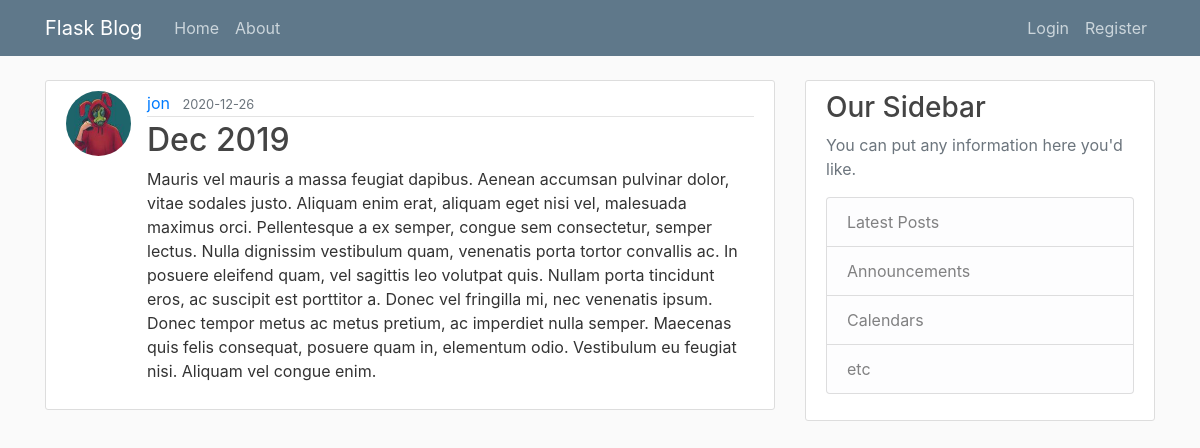
/post/29, run on an earlier commit of the app's database.
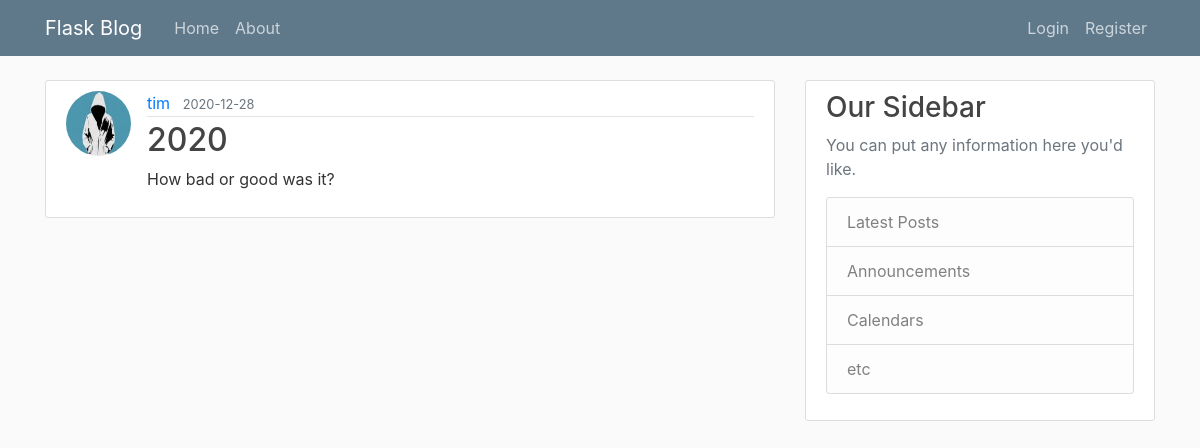
And on a later commit of the database.
### flaskblog/models.py (models this page shows, shortened)
class User(db.Model, UserMixin):
    id = db.Column(db.Integer, primary_key=True)
    username = db.Column(db.String(20), unique=True, nullable=False)
    email = db.Column(db.String(120), unique=True, nullable=False)
    image_file = db.Column(db.String(20), nullable=False, default='default.jpg')
    password = db.Column(db.String(60), nullable=False)
    posts = db.relationship('Post', backref='author', lazy=True)

class Post(db.Model):
    id = db.Column(db.Integer, primary_key=True)
    title = db.Column(db.String(100), nullable=False)
    date_posted = db.Column(db.DateTime, nullable=False, default=datetime.utcnow)
    content = db.Column(db.Text, nullable=False)
    user_id = db.Column(db.Integer, db.ForeignKey('user.id'), nullable=False)

### flaskblog/posts/routes.py (the view)
@posts.route('/post/<int:post_id>')
def post(post_id):
    post = Post.query.get_or_404(post_id)
    return render_template('post.html', title=post.title, post=post)

### flaskblog/templates/post.html (shortened to what this page needs)
{% extends "layout.html" %}
{% block content %}
    <article class="media content-section">
        <img class="rounded-circle article-img" src="{{ url_for('static', filename='profile_pics/' + post.author.image_file) }}">
        <div class="media-body">
            <div class="article-metadata">
                <a class="mr-2" href="{{ url_for('users.user_post', username=post.author.username) }}">{{ post.author.username }}</a>
                <small class="text-muted">{{ post.date_posted.strftime('%Y-%m-%d') }}</small>
            </div>
            <h2 class="article-title">{{ post.title }}</h2>
            <p class="article-content">{{ post.content }}</p>
        </div>
    </article>
{% endblock content %}

What changed in the data, as far as the page shows it:
no longer on this page (row unchanged): User: image_file (picture), author.username "jon"
now on this page (row unchanged): User: image_file (picture), author.username "tim"
changed Post: date_posted "2020-12-26" → "2020-12-28"; title "Dec 2019" → "2020"; content "Mauris vel mauris a massa feugiat dapibus. Aenean accumsan pulvinar dolor, vitae sodales justo. Aliquam enim erat, aliquam eget nisi vel, malesuada maximus orci. Pellentesque a ex semper, congue sem consectetur, semper lectus. Nulla dignissim vestibulum quam, venenatis porta tortor convallis ac. In posuere eleifend quam, vel sagittis leo volutpat quis. Nullam porta tincidunt eros, ac suscipit est porttitor a. Donec vel fringilla mi, nec venenatis ipsum. Donec tempor metus ac metus pretium, ac imperdiet nulla semper. Maecenas quis felis consequat, posuere quam in, elementum odio. Vestibulum eu feugiat nisi. Aliquam vel congue enim." → "How bad or good was it?"
